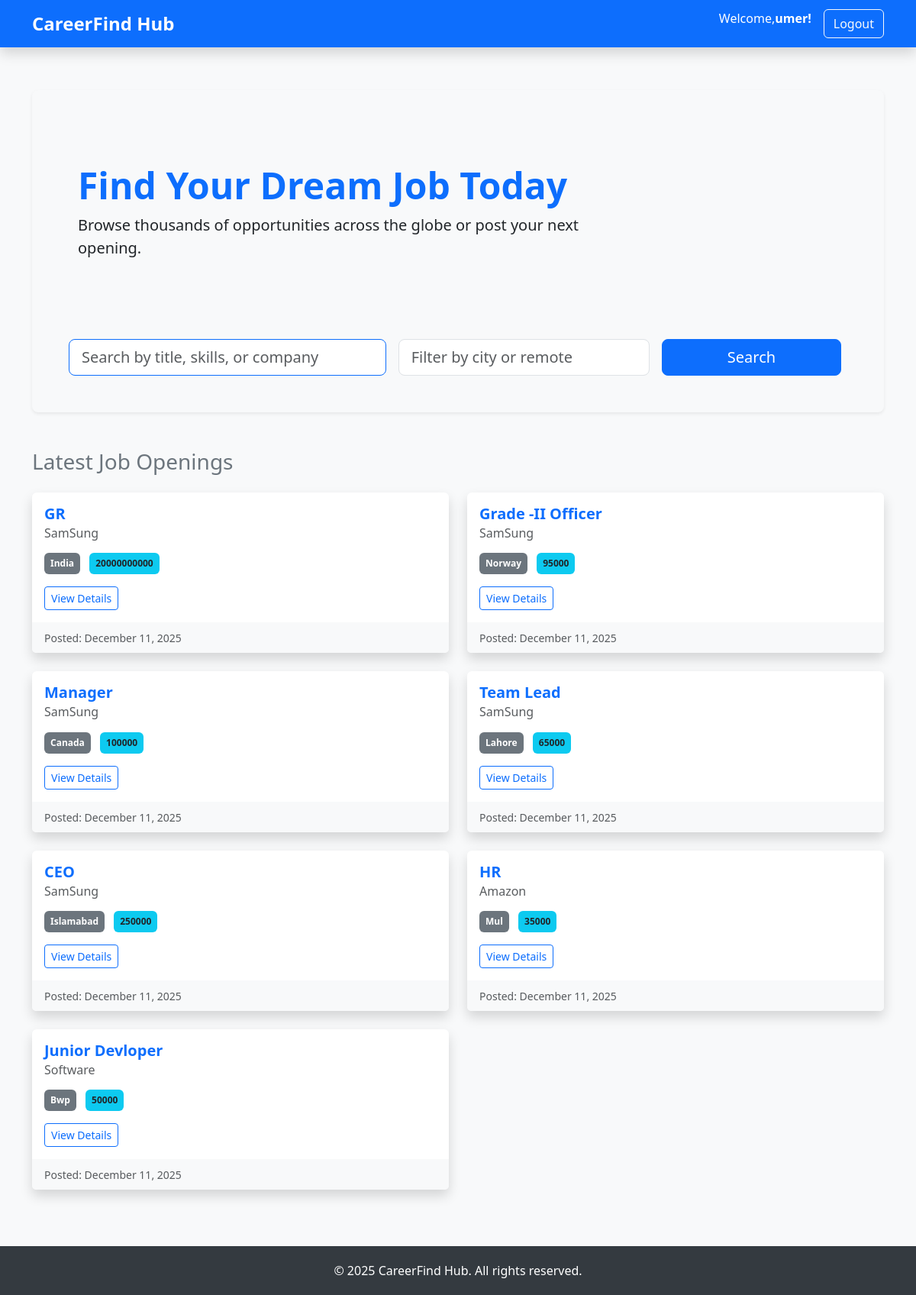
Screenshot of / (signed in) with the database file from the repository.
### accounts/models.py (models this page shows, shortened)
class User(AbstractUser):
    is_company = models.BooleanField(default=False)

class Company(models.Model):
    user = models.OneToOneField(User, on_delete=models.CASCADE, primary_key=True)
    name = models.CharField(max_length=200, default="New Company")  # Added default
    description = models.TextField(blank=True)
    website = models.URLField(blank=True)

### jobs/models.py (models this page shows, shortened)
class Job(models.Model):
    company = models.ForeignKey(Company, on_delete=models.CASCADE)
    title = models.CharField(max_length=255)
    description = models.TextField()
    location = models.CharField(max_length=100)
    salary = models.CharField(max_length=100, blank=True)
    is_active = models.BooleanField(default=True)
    created_at = models.DateTimeField(auto_now_add=True)

### jobs/views.py (the view)
# urls.py: path('', views.job_list, name='job_list'),
def job_list(request):
    jobs = Job.objects.filter(is_active=True).order_by('-created_at')
    search_query = request.GET.get('q')
    location_query = request.GET.get('location')
    if search_query:
        jobs = jobs.filter(
            Q(title__icontains=search_query) |
            Q(description__icontains=search_query) |
            Q(company__name__icontains=search_query)
        )
    if location_query:
        jobs = jobs.filter(location__icontains=location_query)
    context = {
        'jobs': jobs,
        'search_query': search_query or '',
        'location_query': location_query or ''
    }
    return render(request, 'jobs/job_list.html', context)

### jobs/templates/jobs/job_list.html (shortened to what this page needs)
{% extends "base.html" %}
{% block content %}
    <div class="p-5 mb-4 bg-light rounded-3 shadow-sm">
        <div class="container-fluid py-5">
            <h1 class="display-5 fw-bold text-primary">Find Your Dream Job Today</h1>
            <p class="col-md-8 fs-5">Browse thousands of opportunities across the globe or post your next opening.</p>
        </div>
        <form method="get" action="{% url 'job_list' %}" class="row g-3 mt-4">
            <div class="col-md-5">
                <input type="text" name="q" placeholder="Search by title, skills, or company"
                       value="{{ search_query }}" class="form-control form-control-lg border-primary">
            </div>
            <div class="col-md-4">
                <input type="text" name="location" placeholder="Filter by city or remote"
                       value="{{ location_query }}" class="form-control form-control-lg">
            </div>
            <div class="col-md-3 d-flex">
                <button type="submit" class="btn btn-primary btn-lg me-2 flex-grow-1">Search</button>
            </div>
        </form>
    </div>
    <h3 class="mt-5 mb-4 text-secondary">Latest Job Openings</h3>
    <div class="row">
        {% if jobs %}
            {% for job in jobs %}
                <div class="col-md-6 mb-4">
                    <div class="card h-100 shadow border-0 hover-lift">
                        <div class="card-body">
                            <h5 class="card-title text-primary fw-bold">
                                <a href="{% url 'job_detail' pk=job.pk %}" class="text-decoration-none text-primary">{{ job.title }}</a>
                            </h5>
                            <h6 class="card-subtitle mb-3 text-muted">{{ job.company.name }}</h6>
                            <p class="card-text mb-2">
                                <span class="badge bg-secondary me-2 p-2">{{ job.location }}</span>
                                <span class="badge bg-info text-dark p-2">{{ job.salary|default:"Salary negotiable" }}</span>
                            </p>
                            <a href="{% url 'job_detail' pk=job.pk %}" class="btn btn-sm btn-outline-primary mt-2">View Details</a>
                        </div>
                        <div class="card-footer bg-light border-0">
                            <small class="text-muted">Posted: {{ job.created_at|date:"F d, Y" }}</small>
                        </div>
                    </div>
                </div>
            {% endfor %}
        {% else %}
            <div class="alert alert-warning text-center mt-4" role="alert">
                <h4 class="alert-heading">No Listings Found</h4>
                <p>We couldn't find any job listings matching your search criteria.</p>
                <a href="{% url 'job_list' %}" class="btn btn-warning">Browse All Jobs</a>
            </div>
        {% endif %}
    </div>
{% endblock content %}

### templates/base.html (shortened to what this page needs)
<!DOCTYPE html>
<html lang="en">
<head>
    <link href="https://cdn.jsdelivr.net/npm/bootstrap@5.3.3/dist/css/bootstrap.min.css"
          rel="stylesheet"
>
</head>
<body>
    <nav class="navbar navbar-expand-lg navbar-dark bg-primary fixed-top shadow">
        <div class="container">
            <a class="navbar-brand fs-4 fw-bold" href="{% url 'job_list' %}">CareerFind Hub</a>
            <div class="collapse navbar-collapse">
                <ul class="navbar-nav ms-auto">
                    {% if user.is_authenticated %}
                        <li class="nav-item me-3">
                            <span class="navbar-text text-white">Welcome,<b>{{ user.username }}!</b></span>
                        </li>
                        <li class="nav-item">
                            <form method="post" action="{% url 'logout' %}" style="display:inline;">
                                <button type="submit" class="btn btn-outline-light">Logout</button>
                            </form>
                        </li>
                    {% endif %}
                </ul>
            </div>
        </div>
    </nav>
    <div class="container my-5">
        {% block content %}
        {% endblock content %}
    </div>
    <footer class="footer">
        <div class="container text-center">
            <p class="mb-0">&copy; 2025 CareerFind Hub. All rights reserved.</p>
        </div>
    </footer>
</body>
</html>

### templates/base.html (style rules this page uses)
body { padding-top: 70px; background-color: #f8f9fa; }
.footer { padding: 20px 0; background-color: #343a40; color: white; margin-top: 50px; }

### rows the page displays
User: username "umer"
Job: title "GR", company.name "SamSung", location "India", salary "20000000000", created_at "December 11, 2025"
Job: title "Grade -II Officer", company.name "SamSung", location "Norway", salary "95000", created_at "December 11, 2025"
Job: title "Manager", company.name "SamSung", location "Canada", salary "100000", created_at "December 11, 2025"
Job: title "Team Lead", company.name "SamSung", location "Lahore", salary "65000", created_at "December 11, 2025"
Job: title "CEO", company.name "SamSung", location "Islamabad", salary "250000", created_at "December 11, 2025"
Job: title "HR", company.name "Amazon", location "Mul", salary "35000", created_at "December 11, 2025"
Job: title "Junior Devloper", company.name "Software", location "Bwp", salary "50000", created_at "December 11, 2025"
